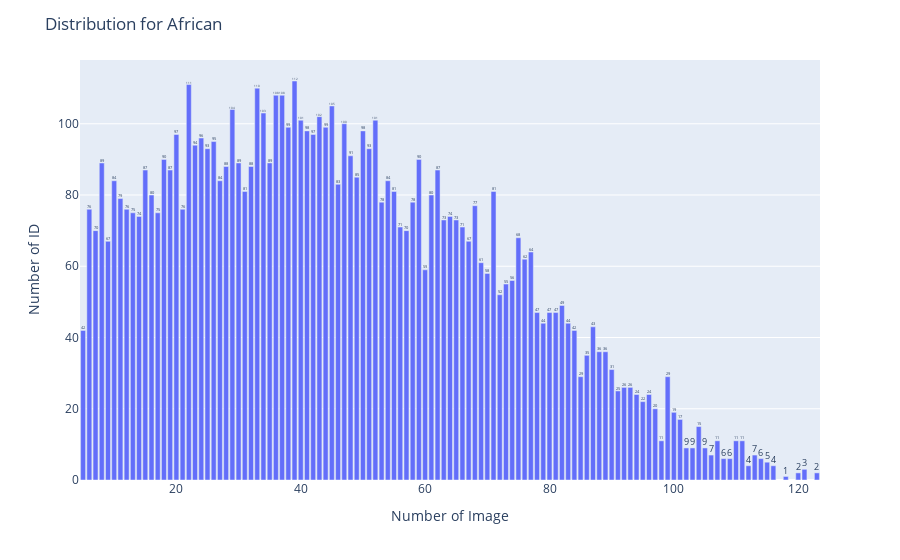

This figure's notebook cell:
### Code cell
plot_distribution(African_value_counts, "African")

### Figure 1 — Plotly figure (JSON) as saved in the notebook; plotly's stock layout.template omitted (floating-point values rounded to 4 significant figures)
{"data": [{"alignmentgroup": "True", "hovertemplate": "Number of Image=%{x}<br>Number of ID=%{y}<extra></extra>", "legendgroup": "", "marker": {"color": "#636efa", "pattern": {"shape": ""}}, "name": "", "offsetgroup": "", "orientation": "v", "showlegend": false, "text": [112, 111, 110, 108, 108, 105, 104, 103, 102, 101, 101, 100, 99, 99, 98, 98, 97, 97, 96, 95, 94, 93, 93, 91, 90, 90, 89, 89, 89, 88, 88, 87, 87, 87, 85, 84, 84, 84, 83, 81, 81, 81, 80, 80, 79, 78, 78, 77, 76, 76, 76, 75, 75, 74, 74, 73, 73, 71, 71, 70, 70, 68, 67, 67, 64, 62, 61, 59, 58, 56, 55, 52, 49, 47, 47, 47, 44, 44, 43, 42, 42, 36, 36, 35, 31, 29, 29, 26, 26, 25, 24, 24, 22, 20, 19, 17, 15, 11, 11, 11, 11, 9, 9, 9, 7, 7, 6, 6, 6, 5, 4, 4, 3, 2, 2, 1], "textposition": "outside", "type": "bar", "x": [39, 22, 33, 37, 36, 45, 29, 34, 43, 52, 40, 47, 44, 38, 41, 50, 20, 42, 24, 26, 23, 25, 51, 48, 18, 59, 8, 30, 35, 32, 28, 19, 15, 62, 49, 54, 27, 10, 46, 55, 71, 31, 61, 16, 11, 53, 58, 68, 21, 12, 6, 13, 17, 64, 14, 65, 63, 56, 66, 57, 7, 75, 67, 9, 77, 76, 69, 60, 70, 74, 73, 72, 82, 78, 80, 81, 83, 79, 87, 5, 84, 89, 88, 86, 90, 85, 99, 93, 92, 91, 96, 94, 95, 97, 100, 101, 104, 111, 110, 107, 98, 103, 105, 102, 113, 106, 114, 109, 108, 115, 112, 116, 121, 123, 120, 118], "xaxis": "x", "y": [112, 111, 110, 108, 108, 105, 104, 103, 102, 101, 101, 100, 99, 99, 98, 98, 97, 97, 96, 95, 94, 93, 93, 91, 90, 90, 89, 89, 89, 88, 88, 87, 87, 87, 85, 84, 84, 84, 83, 81, 81, 81, 80, 80, 79, 78, 78, 77, 76, 76, 76, 75, 75, 74, 74, 73, 73, 71, 71, 70, 70, 68, 67, 67, 64, 62, 61, 59, 58, 56, 55, 52, 49, 47, 47, 47, 44, 44, 43, 42, 42, 36, 36, 35, 31, 29, 29, 26, 26, 25, 24, 24, 22, 20, 19, 17, 15, 11, 11, 11, 11, 9, 9, 9, 7, 7, 6, 6, 6, 5, 4, 4, 3, 2, 2, 1], "yaxis": "y"}], "layout": {"barmode": "relative", "legend": {"tracegroupgap": 0}, "margin": {"t": 60}, "title": {"text": "Distribution for African"}, "xaxis": {"anchor": "y", "domain": [0, 1], "title": {"text": "Number of Image"}}, "yaxis": {"anchor": "x", "domain": [0, 1], "title": {"text": "Number of ID"}}}}
